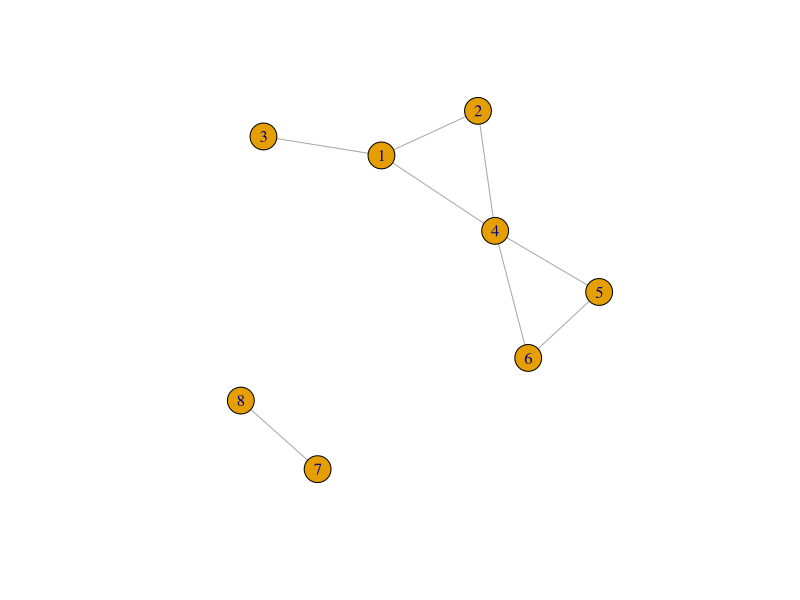
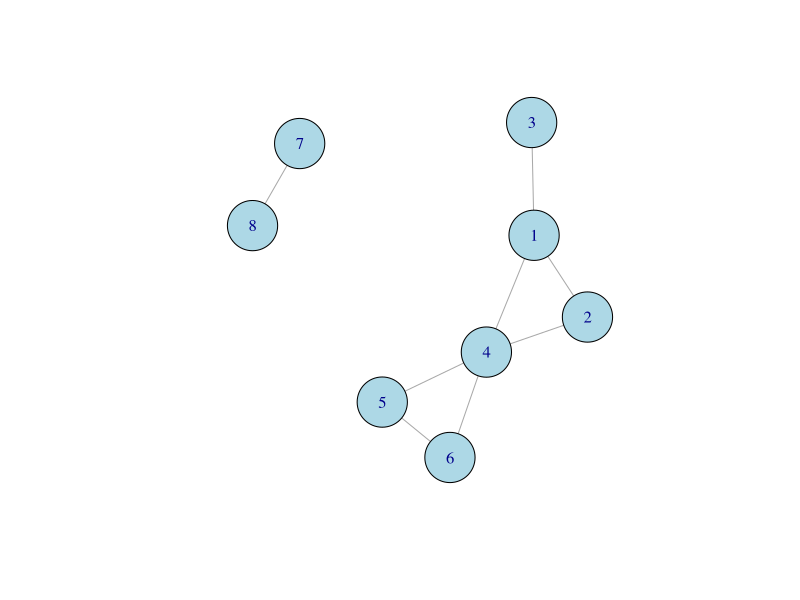
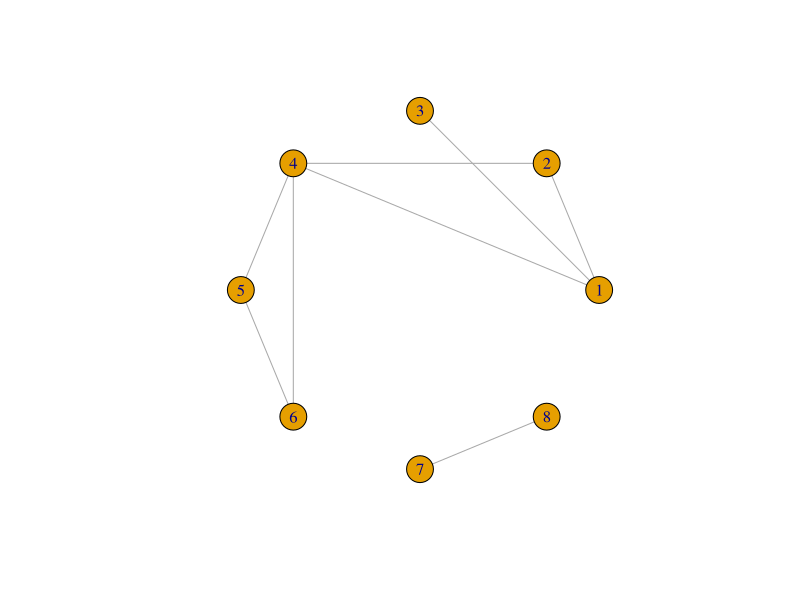
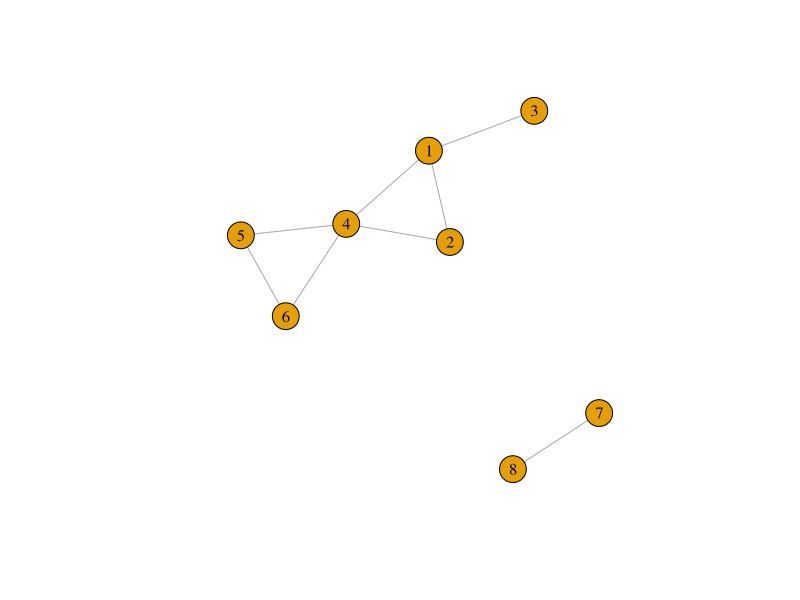
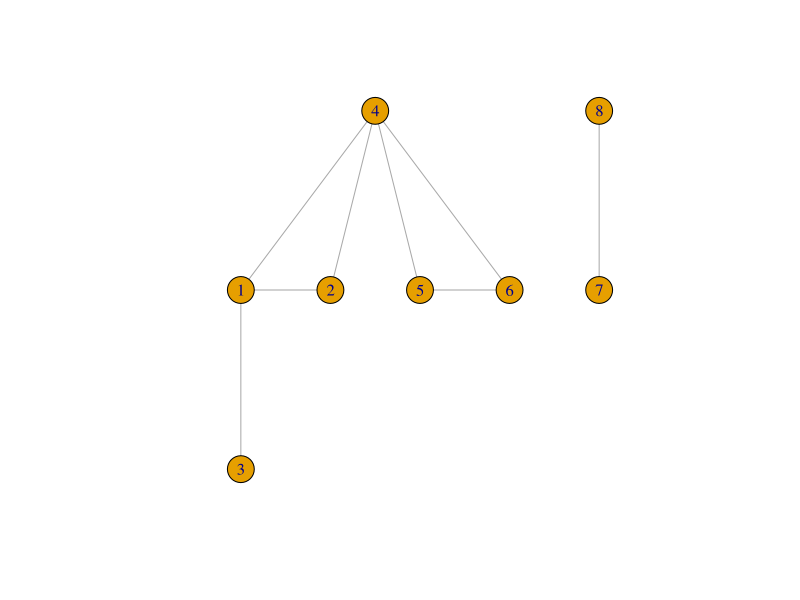
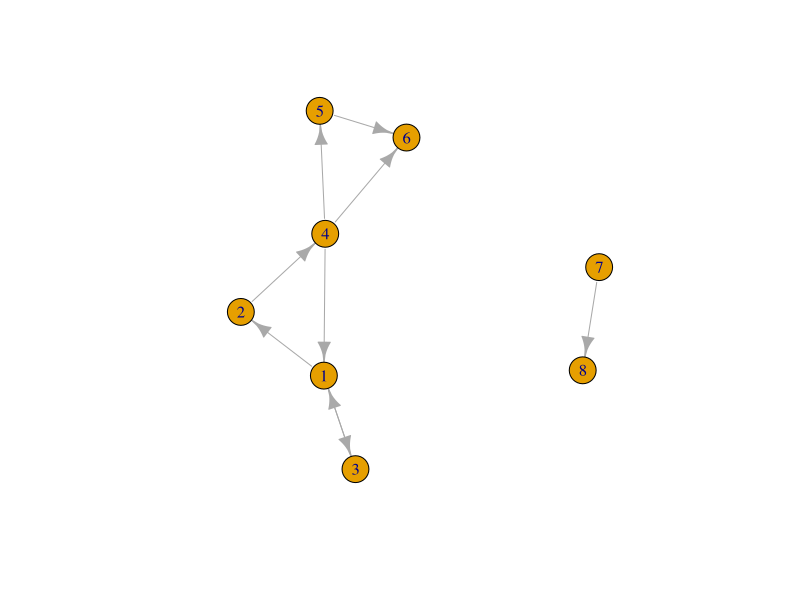
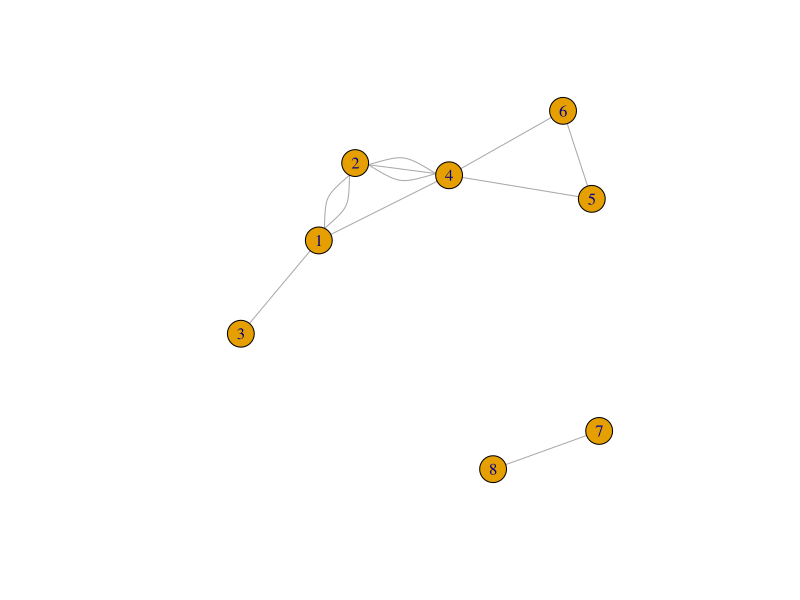
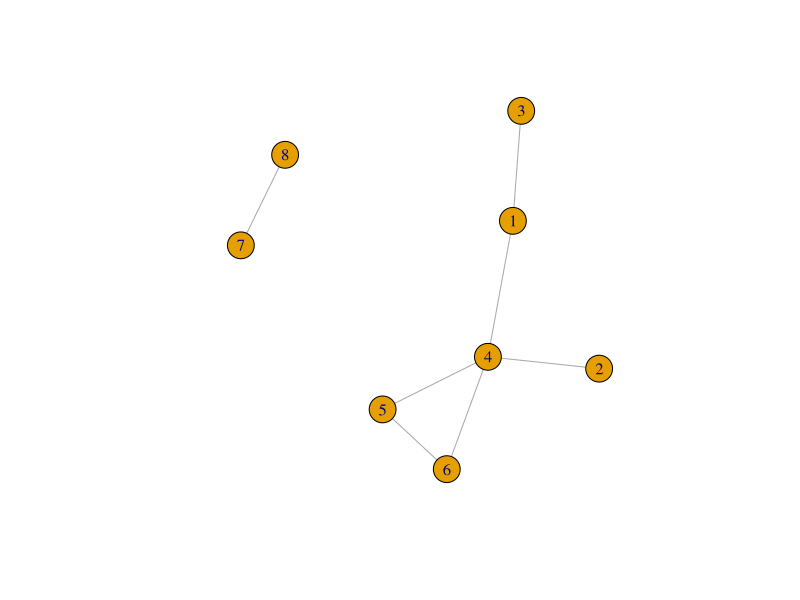

Write the R code that produced these figures, in order.
# PRACTICA 1 - INTRODUCCION A LA TEORIA DE GRAFOS
# Modelos de Optimizacion en Redes

# 1.1. PAQUETE igraph ----
# Ejecutar SOLO la primera vez:
# install.packages("igraph")

library(igraph)

# 1.2. INTRODUCCION A GRAFOS ----

## 1.2.1. Primeros pasos para grafos no orientados ----
G <- graph(
  c(1,2,
    1,3,
    1,4,
    2,4,
    4,5,
    4,6,
    5,6,
    7,8),
  directed = FALSE
)

plot(G)

plot(
  G,
  layout = layout_with_fr(G),
  vertex.size = 30,
  vertex.color = "lightblue",
  vertex.label.cex = 1,
  edge.arrow.size = 0.5
)

plot(G, layout = layout_in_circle(G))
plot(G, layout = layout_with_kk(G))
plot(G, layout = layout_as_tree(G))

# 1.2.2. Primeros pasos para grafos orientados
G2 <- graph(
  c(1,3,
    3,1,
    1,2,
    2,4,
    4,1,
    4,5,
    5,6,
    4,6,
    7,8),
  directed = TRUE
)

plot(G2)

is_directed(G)
is_directed(G2)

# 1.3. CONCEPTOS BASICOS -----


## 1.3.1. Orden y tamano ----
vcount(G)
vcount(G2)

ecount(G)
ecount(G2)

## 1.3.2. 1-grafos ----
!any_multiple(G)
!any_multiple(G2)

Gbis <- add_edges(G, c(1, 2))

G_extra <- add_edges(G, c(1, 2, 2, 4, 4, 2))
plot(G_extra)

G2_extra <- add_edges(G2, c(1, 2, 2, 4, 4, 2))

!any_multiple(G_extra)
!any_multiple(G2_extra)

max(count_multiple(G_extra))
max(count_multiple(G2_extra))

id <- get_edge_ids(G, c(1,2))
G_sin_arista <- delete_edges(G, id)
plot(G_sin_arista)

## 1.3.3. Bucles ----
any_loop(G)
any_loop(G2)

G_bucle <- add_edges(G, c(1, 1, 3, 3))
plot(G_bucle)

any_loop(G_bucle)

sum(which_loop(G_bucle))

## 1.3.4. Grafo simple----
is_simple(G)
is_simple(G2)
is_simple(G_extra)
is_simple(G2_extra)
is_simple(G_bucle)

## 1.3.5. Grafo orientado equivalente ----
G_orientado <- as_directed(G)
is_directed(G_orientado)
plot(G_orientado)

## 1.3.6. Grafo subyacente no orientado ----
G2_no_orientado <- as_undirected(G2, mode = "collapse")
is_directed(G2_no_orientado)
plot(G2_no_orientado)


# 1.4. GRAFOS ORIENTADOS ----

## 1.4.1. Grafos completos ----
K5_dir <- make_full_graph(5, directed = TRUE)

## 1.4.2. Subgrafo generado ----
H <- induced_subgraph(G2, vids = c(1,2,3,4))
H <- induced_subgraph(G2, vids = 1:4)

## 1.4.3. Grafo parcial ---- 
ids <- get.edge.ids(G2, c(1,2, 1,3, 5,6))
H2 <- subgraph.edges(G2, ids, delete.vertices = FALSE)

## 1.4.4. Grafo complementario ----
G2c <- complementer(G2, loops = FALSE)

L <- layout_in_circle(G2)
par(mfrow = c(1,2))
plot(G2, layout = L, main = "G2")
plot(G2c, layout = L, main = expression(G2^c))
par(mfrow = c(1,1))

## 1.4.5. Grados de incidencia en un grafo orientado ----
degree(G2, mode = "out")
degree(G2, mode = "in")
degree(G2, mode = "total")

degree(G2, v = 4, mode = "out")
degree(G2, v = 4, mode = "in")
degree(G2, v = 4, mode = "total")

## 1.4.6. Sucesores y antecesores ----
neighbors(G2, 4, mode = "out")
neighbors(G2, 4, mode = "in")
neighbors(G2, 4, mode = "all")

## 1.4.7. Ascendientes y descendientes ----
subcomponent(G2, 2, mode = "out")
subcomponent(G2, 5, mode = "in")

setdiff(as_ids(subcomponent(G2, 3, mode = "out")), 3)
setdiff(as_ids(subcomponent(G2, 3, mode = "in")), 3)

# 1.5. GRAFOS NO ORIENTADOS ----

## 1.5.1. Grafos completos ----
K6 <- make_full_graph(6, directed = FALSE)

## 1.5.2. Subgrafo generado, grafo parcial y complementario ----
H3 <- induced_subgraph(G, vids = c(1,2,3,4))

ids2 <- get.edge.ids(G, c(1,2, 7,8))
H4 <- subgraph.edges(G, ids2, delete.vertices = FALSE)

Gc <- complementer(G, loops = FALSE)

## 1.5.3. Grado de incidencia en un grafo no orientado ----
degree(G)
degree(G, v = 3)

# 1.6. REPRESENTACION MATRICIAL ----

A2 <- as_adjacency_matrix(G2, sparse = FALSE)
A2

A <- as_adjacency_matrix(G, sparse = FALSE)
A

## 1.6.1. Numero de caminos/cadenas de longitud fija ----
A2_4 <- A2 %*% A2 %*% A2 %*% A2
A2_4[1,3]

A_4 <- A %*% A %*% A %*% A
A_4[1,3] + A_4[3,1]

## 1.6.2. Construccion de un grafo a partir de su matriz de adyacencia ----
G2bis <- graph_from_adjacency_matrix(
  A2,
  mode = "directed"
)

plot(G2bis)

Gbis <- graph_from_adjacency_matrix(
  A,
  mode = "undirected"
)

plot(Gbis)

# 1.7. CONEXION EN GRAFOS NO ORIENTADOS ----

is_connected(G)

components(G)
components(G)$membership
components(G)$csize
components(G)$no

comp <- components(G)

lapply(seq_len(comp$no), function(i) {
  which(comp$membership == i)
})

A3 <- matrix(
  c(
    0, 1, 1, 1, 1,
    1, 0, 0, 0, 0,
    1, 0, 0, 0, 0,
    1, 0, 0, 0, 0,
    1, 0, 0, 0, 0
  ),
  nrow = 5,
  byrow = TRUE
)

G3 <- graph_from_adjacency_matrix(A3, mode = "undirected")
is_connected(G3) && is_acyclic(G3)

bridges(G3)

# 1.8. CONEXION EN GRAFOS ORIENTADOS----


## 1.8.1. Grafos fuertemente conexos----
is_connected(G2, mode = "strong")

comp <- components(G2, mode = "strong")

comp$no
comp$csize
comp$membership

lapply(seq_len(comp$no), function(i) {
  which(comp$membership == i)
})

## 1.8.2. Grafos debilmente conexos----
is_connected(G2, mode = "weak")

## 1.8.3. Grafos cuasifuertemente conexos----
any(sapply(V(G2), function(v)
  length(subcomponent(G2, v, mode = "out")) == vcount(G2)
)) || any(sapply(V(G2), function(v)
  length(subcomponent(G2, v, mode = "in")) == vcount(G2)
))

# 1.9. CASO PRACTICO RESUELTO: ANALISIS DE UNA RED SOCIAL ----


G_social <- make_graph("Zachary")
is_directed(G_social)

## 1.9.1. Representacion de la red----
plot(
  G_social,
  vertex.size = 18,
  vertex.color = "lightblue",
  vertex.label.cex = 0.8,
  edge.color = "grey70",
  main = "Red del club de karate de Zachary"
)

## 1.9.2. Orden y tamano de la red----
vcount(G_social)
ecount(G_social)

## 1.9.3. Conexion de la red----
is_connected(G_social)
components(G_social)$no

## 1.9.4. Grado de los vertices----
grados <- degree(G_social)
grados

vertice_mayor_grado <- which.max(grados)
vertice_mayor_grado
grados[vertice_mayor_grado]

data.frame(
  vertice = as_ids(V(G_social)),
  grado = grados
)

sort(grados, decreasing = TRUE)

## 1.9.5. Deteccion de comunidades----
comunidades <- cluster_louvain(G_social)
comunidades

length(comunidades)
sizes(comunidades)
membership(comunidades)

tabla_comunidades <- data.frame(
  vertice = as_ids(V(G_social)),
  comunidad = membership(comunidades),
  grado = grados
)

tabla_comunidades

## 1.9.6. Representacion de las comunidades----
comunidad_vertice <- membership(comunidades)

plot(
  G_social,
  vertex.color = comunidad_vertice,
  vertex.size = 18,
  vertex.label.cex = 0.8,
  edge.color = "grey70",
  main = "Comunidades de la red"
)

plot(
  comunidades,
  G_social,
  vertex.size = 18,
  vertex.label.cex = 0.8,
  edge.color = "grey70",
  main = "Comunidades detectadas mediante Louvain"
)

## 1.9.7. Vertice mas influyente de cada comunidad----
ids_comunidades <- sort(unique(membership(comunidades)))
ids_comunidades

influencers_grado <- sapply(
  ids_comunidades,
  function(i) {
    vertices_comunidad <- V(G_social)[
      membership(comunidades) == i
    ]
    grados_comunidad <- degree(
      G_social,
      v = vertices_comunidad
    )
    as_ids(
      vertices_comunidad[
        which.max(grados_comunidad)
      ]
    )
  }
)

influencers_grado

resultado_influencers <- data.frame(
  comunidad = ids_comunidades,
  influencer = influencers_grado,
  grado = grados[
    match(influencers_grado, as_ids(V(G_social)))
  ]
)

resultado_influencers

## 1.9.8. Estudio de la eliminacion de todos los vertices----
impacto_vertices <- do.call(
  rbind,
  lapply(seq_along(V(G_social)), function(v) {
    
    G_reducido <- delete_vertices(
      G_social,
      v
    )
    
    data.frame(
      vertice = v,
      grado = degree(G_social, v = v),
      sigue_conexo = is_connected(G_reducido),
      numero_componentes = components(G_reducido)$no
    )
  })
)



impacto_vertices

impacto_vertices[
  !impacto_vertices$sigue_conexo,
]
